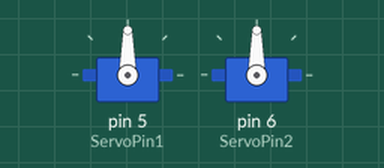
Recording of a sketch running on a simulated Arduino Uno, built with avr-gcc and run on an emulated ATmega328P. Shown: 2 × servo.

Above: at 0.05 s.
At 1.95 s:
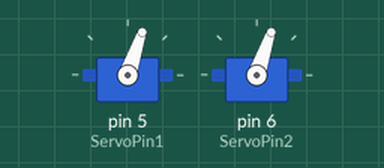
At 3.9 s:
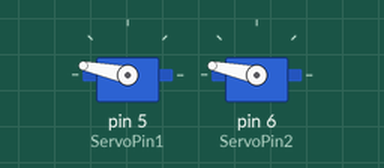
At 7.75 s:
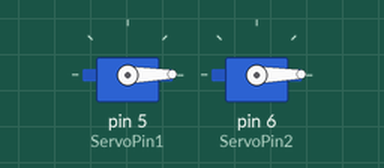
Timing chart, 0 to 10.1 s (numbered marks = the images above):
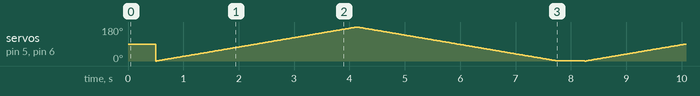

The sketch:

Servo.ino
```cpp
// (licence header left out)
#include <Servo.h>

Servo myservo1;
Servo myservo2;

//Define pin of servo
int ServoPin1 = 5;
int ServoPin2 = 6;

/**
* Function       setup
* @author        Jessica
* @date          2019.9.24
* @brief
* @param[in]     void
* @retval        void
* @par History
*/
void setup()
{
  myservo1.attach(ServoPin1);
  myservo2.attach(ServoPin2);

  //Initialize the servo 90 degrees
  int ServoPos = 90;
  myservo1.write(ServoPos);
  myservo2.write(ServoPos);
}
/**
* Function       servo_control
* @author        Jessica
* @date          2019.9.24
* @brief
* @param[in]     void
* @retval        void
* @par History   no
*/
void servo_control()
{
  int pos = 0;
  for (pos = 0; pos < 180; pos++)
  {
    myservo1.write(pos);
    myservo2.write(pos);
    delay(20);
  }

  for (pos = 180; pos > 0; pos--)
  {
    myservo1.write(pos);
    myservo2.write(pos);
    delay(20);
  }
}
/**
* Function       loop
* @author        Jessica
* @date          2019.9.24
* @brief
* @param[in]     void
* @retval        void
* @par History   no
*/
void loop()
{
  delay(500);
  servo_control();
}
```
